Frame 1 (no input): blank canvas, image omitted
Frame 60 (the mouse pressed at the canvas centre just before this capture): blank canvas, image omitted
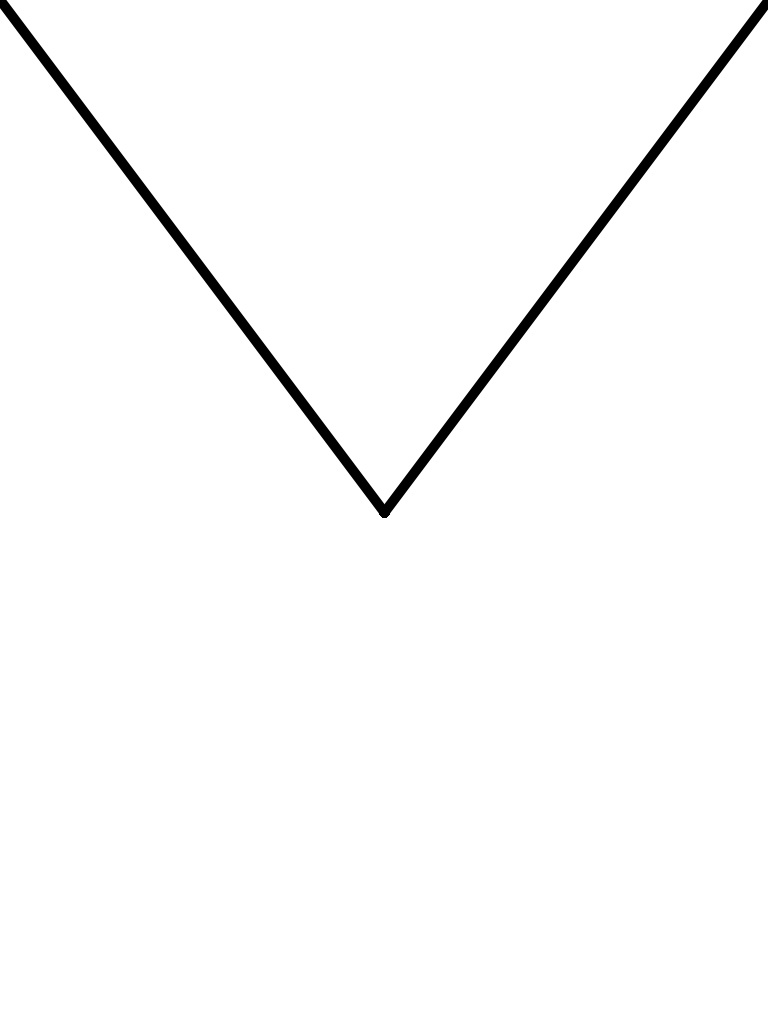
Frame 120 (the mouse held since frame 60 and released just before this capture)

The Processing sketch whose frames 1 and 60 were blank and that drew this single picture after the mouse press (run headless with seeded random() and noise(); from frame 60 on, the mouse is pressed at the canvas centre):

// Processing sketch: sketch_02
// ── sketch_02.pde
// Dans tout notre programme, le nom "drawingColor" fera référence à la couleur associée
color drawingColor = color(0);

// Ce bloc est exécuté une seule fois au lancement du programme
void setup () {
  // Fenêtre de 768px de large par 1024px de haut
  size(768, 1024);
  // Arrière-plan de la fenêtre blanc
  background(255);
}

// Ce bloc est exécuté en boucle, 60 fois par secondes
void draw () {
  if (mousePressed == true) { // Si la souris est cliquée…
    stroke(drawingColor);     // …on dessine un trait de la couleur "drawingColor"…
    strokeWeight(10);         // …de 10px d'épaisseur
    line(pmouseX, pmouseY, mouseX, mouseY); // …de la position précédente de la souris, jusqu'à la position actuelle

    // On dessine aussi le même trait en symétrie verticale
    line(width - pmouseX, pmouseY, width - mouseX, mouseY);
  }
}

// Ce bloc est exécuté à chaque fois que l'utilisateur appuie sur une touche du clavier
void keyPressed () {
  if (key == 'R') {  // Si la touche appuyée est r majuscule…
    background(255); // …alors on applique un arrière-plan blanc
  }

  if (key == 'S') {  // Si la touche appuyée est s majuscule…
    save("mon-beau-dessin.png");  // …alors on sauvegarde l'image actuelle
  }

  if (key == ' ') {  // Si la touche appuyée est la barre d'espace…
    drawingColor = color(random(255), random(255), random(255)); // …alors on change aléatoirement la couleur de dessin
  }
}

// Ce bloc est exécuté à chaque fois que l'utilisateur clique
void mousePressed () {

}
